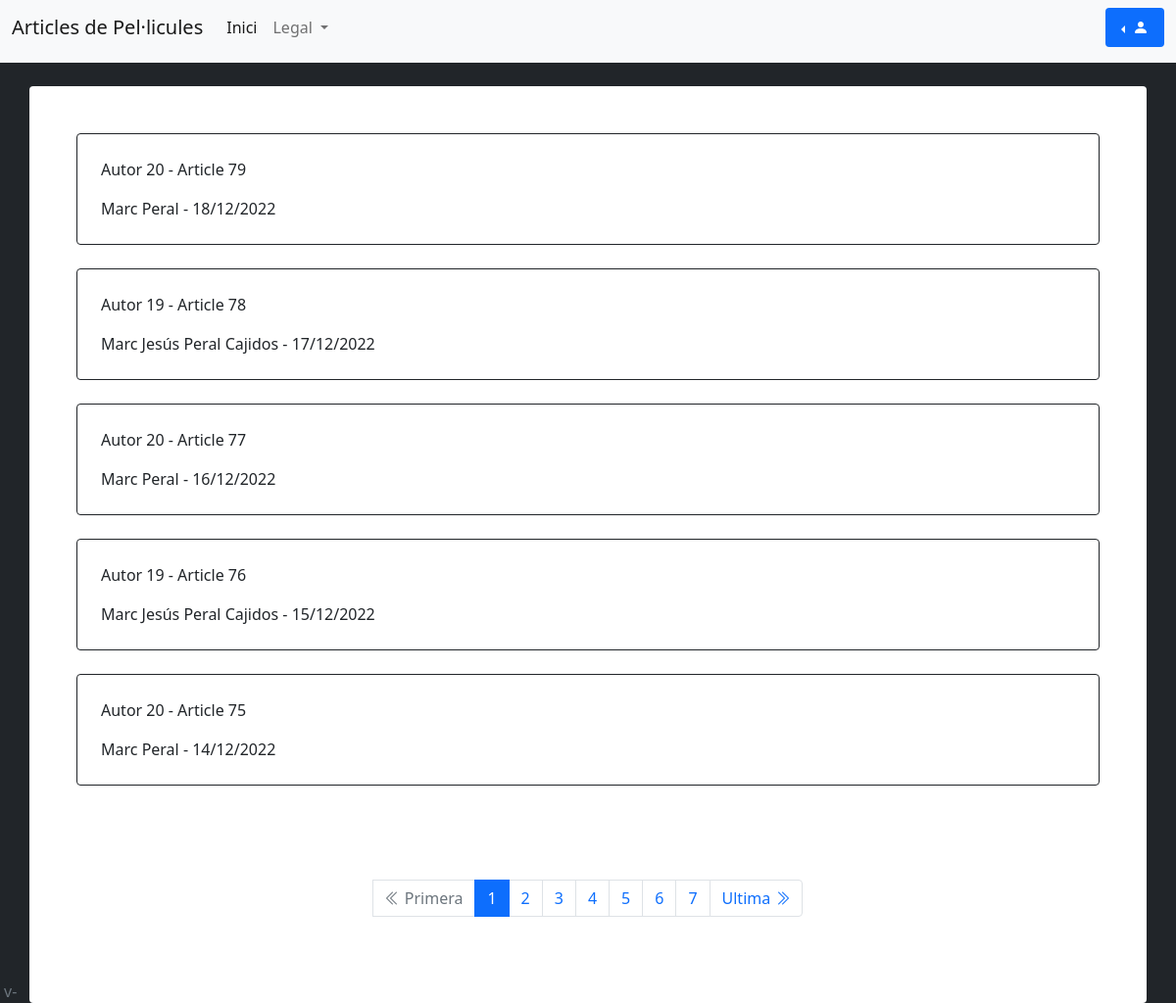
The page / on the database its author committed.
### tables this page shows
CREATE TABLE `article` (
  `id` int(11) NOT NULL,
  `article` varchar(1000) NOT NULL,
  `autor` int(11) NOT NULL,
  `data` date NOT NULL DEFAULT current_timestamp()
);

CREATE TABLE `usuari` (
  `id` int(11) NOT NULL,
  `nom` varchar(20) NOT NULL,
  `cognoms` varchar(20) DEFAULT NULL,
  `correu` varchar(50) NOT NULL,
  `contrasenya` char(64) DEFAULT NULL,
  `reset_token` char(64) DEFAULT NULL,
  `caducitat_token` timestamp NULL DEFAULT NULL,
  `ultima_solicitud_token` timestamp NULL DEFAULT NULL
);

### src/internal/db/mysql.php (called while the page is built, shortened)
<?php
function getArticlePage(PDO $conn, int $page, int $maxArtPerPage): PDOStatement
{
    $minim = ($page * $maxArtPerPage) - $maxArtPerPage;
    $maxim = $maxArtPerPage;
    $pdo = $conn->prepare("SELECT a.id, a.article, a.autor, DATE_FORMAT(a.data, '%d/%m/%Y') as data, u.nom, u.cognoms FROM article a LEFT JOIN usuari u ON u.id = a.autor ORDER BY a.data DESC LIMIT :minLimit, :maxLimit ");
    $pdo->bindParam(":minLimit", $minim, PDO::PARAM_INT);
    $pdo->bindParam(":maxLimit", $maxim, PDO::PARAM_INT);
    $pdo->execute();
    return $pdo;
}
function getArticleCount(PDO $conn): int
{
    $pdo = $conn->prepare('SELECT count(*) as count FROM article');
    $pdo->execute();
    $count = $pdo->fetch()["count"];
    return $count;
}

### src/controllers/index.php (called while the page is built, shortened)
<?php
require_once("src/internal/db/mysql.php");
require_once("src/internal/viewFunctions/pagging.php");
$pdo = getMysqlPDO();
$itemsPerPage = 5;
if (isset($_GET["art"])) {
  $meArticles = $_GET["art"] == "me" ? true : false;
} else {
  $meArticles = true;
}
if (checkLogin() && $meArticles) {
  $userid = $_SESSION["id"];
  $artCount = getArticleCountByUser($pdo, $userid);
  if (!$artCount == 0) {
    $maxPage = ceil($artCount / $itemsPerPage);
    $page = getPagNumber($maxPage);
    $articles = getArticlePageByUser($pdo, $page, $itemsPerPage, $userid);
  } else {
    $articles = NULL;
    $page = 1;
    $maxPage = 1;
  }
} else {
  $artCount = getArticleCount($pdo);
  $maxPage = ceil($artCount / $itemsPerPage);
  $page = getPagNumber($maxPage);
  $articles = getArticlePage($pdo, $page, $itemsPerPage);
}
require_once("src/views/index.vista.php");

### src/internal/viewFunctions/articles.php (the view, shortened to what this page needs)
<?php
function printArticlesbyUserId(?PDOStatement $articles): void
{
    if (isset($articles) && $articles != NULL) {
        while ($row = $articles->fetch()) {
            echo "<div class=\" border border-dark m-4 p-4 rounded  \">";
            echo "<p>";
            echo $row["article"];
            echo "</p>";
            echo "<div>" . $row["nom"] . " " . $row["cognoms"] . " - " . $row["data"] . "</div>";
            echo "</div>";
        }
    } else {
        echo "<div class=\" border border-dark m-4 p-4 rounded  \">";
        echo "<p>";
        echo "No hi ha articles disponibles. Pots afegir un article aqui: <a href=write-article> Afegir article</a>";
        echo "</p>";
        echo "</div>";
    }
};

### rows shown on the page
article: article "Autor 20 - Article 79", autor.nom "Marc", autor.cognoms "Peral", data "18/12/2022"
article: article "Autor 19 - Article 78", autor.nom "Marc Jesús", autor.cognoms "Peral Cajidos", data "17/12/2022"
article: article "Autor 20 - Article 77", autor.nom "Marc", autor.cognoms "Peral", data "16/12/2022"
article: article "Autor 19 - Article 76", autor.nom "Marc Jesús", autor.cognoms "Peral Cajidos", data "15/12/2022"
article: article "Autor 20 - Article 75", autor.nom "Marc", autor.cognoms "Peral", data "14/12/2022"

### other values the page prints
$actualPage "1"
$actualPage "2"
$actualPage "3"
$actualPage "4"
$actualPage "5"
$actualPage "6"
$actualPage "7"
